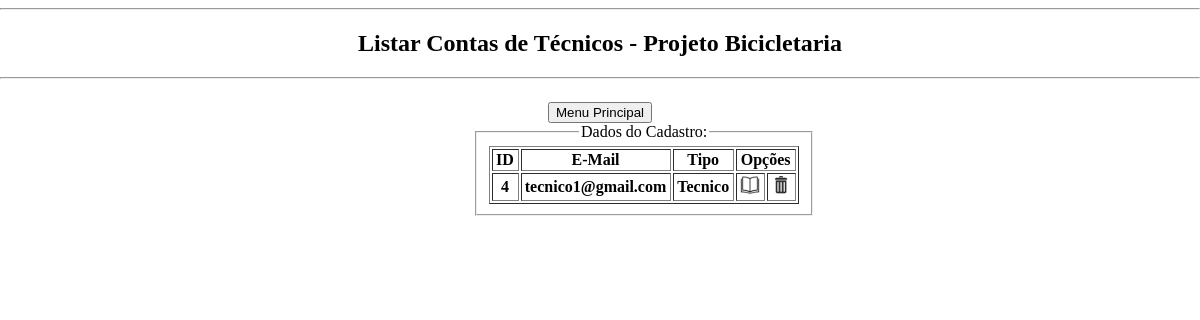
The page /listarContasTec-ADM.php on the database its author committed.
### tables this page shows
CREATE TABLE `usuario` (
  `idUsuario` int(11) NOT NULL,
  `email` varchar(200) NOT NULL,
  `senha` varchar(32) NOT NULL,
  `idListaPerfil_Usuario` int(11) NOT NULL
);

CREATE TABLE `listaperfil` (
  `idListaPerfil` int(11) NOT NULL,
  `nome` varchar(10) NOT NULL
);

### listarContasTec-ADM.php (the view, shortened to what this page needs)
<!DOCTYPE HTML>
<html lang="pt-br">
	<head>
		<link rel="stylesheet" type="text/css" href="stylesheet.css" />
	</head>
	<body>
		<header>
			<hr>
			<h2><center>Listar Contas de Técnicos - Projeto Bicicletaria</center></h2>
			<hr>
		</header>
		<nav>
			<a href="menuADM.php">
				<input class="botaoTop" type="button" value="Menu Principal" name="index" align="center">
			</a>
		</nav>
		<div>
			<fieldset>
				<legend>
					Dados do Cadastro:
				</legend>
				<table border="1" style ="margin : 0 auto">
					<th>ID</th>
					<th>E-Mail</th>
					<th>Tipo</th>
					<th colspan="2">Opções</th>
					<?php
						include "conexao.php";
						$sql = "SELECT idUsuario, email, listaperfil.nome FROM usuario
								LEFT JOIN listaperfil ON listaperfil.idListaPerfil = usuario.idListaPerfil_usuario
								WHERE idListaPerfil_usuario = 3
								GROUP BY usuario.idUsuario";
						$contatos = $conex -> prepare($sql);
						$contatos -> execute();
						foreach($contatos as $bolacha)
						{
								$id = $bolacha['idUsuario'];
								$email = $bolacha['email'];
								$tipo = $bolacha['nome'];
								echo "<tr>";
								echo "<th>".$id."</th>";
								echo "<th>".$email."</th>";
								echo "<th align='center'>".$tipo."</th>";
								echo "<th>
										<a href='edicaoContas.php?email=$email&editar=editar'>
											<img src='imagens/Expandir01.png' width='20px'>
										</a>
									  </th>";
								echo "<th>
										<a href='exclusaoContas.php?email=$email&editar=editar'>
											<img src='imagens/Lixo01.png' width='20px'>
										</a>
									  </th>";
								echo "</tr>";
						}
					?>
				</table>
			</fieldset>
		</div>
	</body>
</html>

### stylesheet.css (style rules this page uses)
html, body { width: 100%; height: 100%; margin: 0 auto; text-align: center; }
div { max-width: 250px; margin: 0 auto; width: 50%; }
input.botaoTop { margin-top:15px; }
th { padding-left: 3px; padding-right: 4px; white-space: nowrap; }
fieldset { margin-bottom: 25px; margin-top: 10px; max-width: 100px; width: 75%; margin: 0 auto; }
legend { margin-bottom: 0px; margin-top: 23px; }
a { text-decoration: none; }

### rows shown on the page
usuario: idUsuario "4", email "tecnico1@gmail.com", idListaPerfil_Usuario.nome "Tecnico"
